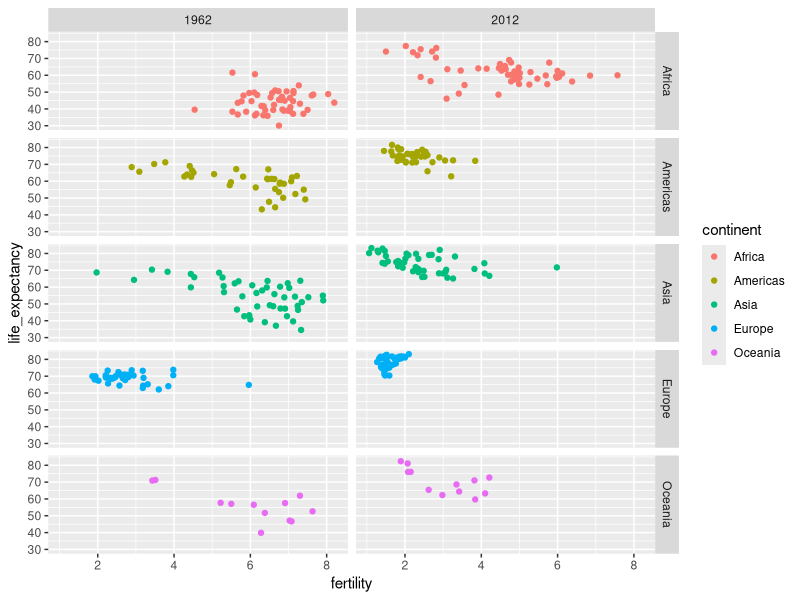

Source code (R):
# lybraries add  gapminder
library(dslabs)
library(tidyverse)
library(dslabs)
data(gapminder)

# facet by continent and year
filter(gapminder, year %in% c(1962, 2012)) %>%
  ggplot(aes(fertility, life_expectancy, col = continent)) +
  geom_point() +
  facet_grid(continent ~ year)
 
# # facet by year only
# filter(gapminder, year %in% c(1962, 2012)) %>%
#   ggplot(aes(fertility, life_expectancy, col = continent)) +
#   geom_point() +
#   facet_grid(. ~ year)
# 
# # facet by year, plots wrapped onto multiple rows
# years <- c(1962, 1980, 1990, 2000, 2012)
# continents <- c("Europe", "Asia")
# gapminder %>%
#   filter(year %in% years & continent %in% continents) %>%
#   ggplot(aes(fertility, life_expectancy, col = continent)) +
#   geom_point() +
#   facet_wrap(~year)
